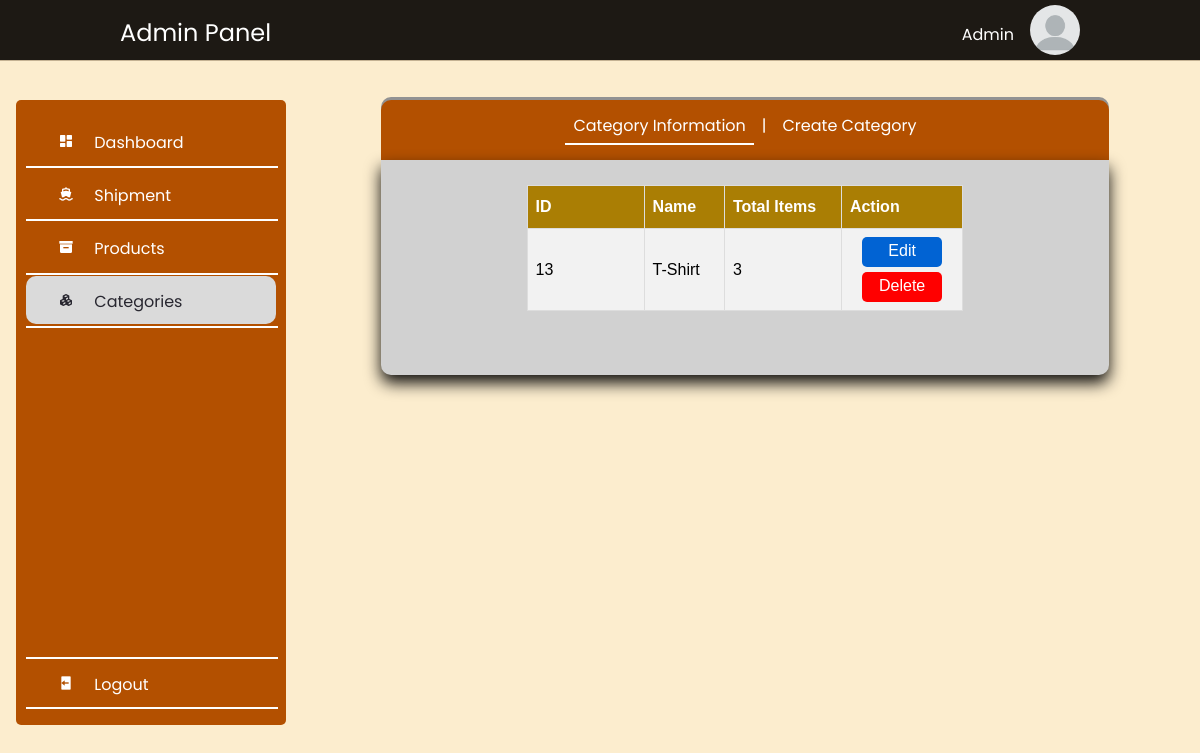
Screenshot of /category_information.php (signed in) with the database file from the repository.
### tables this page shows
CREATE TABLE `user` (
  `uid` int(255) NOT NULL,
  `email` varchar(255) NOT NULL,
  `username` varchar(255) NOT NULL,
  `password` varchar(255) NOT NULL,
  `permission` varchar(255) NOT NULL DEFAULT '1',
  `profile_pic` varchar(255) NOT NULL DEFAULT 'user.jpg',
  `join_date` date DEFAULT current_timestamp()
);

CREATE TABLE `categories` (
  `categories_id` int(11) NOT NULL,
  `name` varchar(255) NOT NULL
);

### category_information.php (the view, shortened to what this page needs)
<?php
    include('server.php');
    $username = $permission = $staffID = $profilePicture = "";
    if($_SESSION["login"] !== true){
        header("location: login.php");
        exit;
    }else{
        $uid = $_SESSION["uid"];
        $sql_userInformation = "SELECT * FROM user WHERE uid='$uid'";
        $res_userInformation = mysqli_query($conn, $sql_userInformation);
        $row_userInformation = mysqli_fetch_array($res_userInformation);
        $username = $row_userInformation['username'];
    }
?>
<!DOCTYPE html>
<html lang="en">
<head>
    <link rel="stylesheet" href="css/dashboard.css">
    <link href='https://unpkg.com/boxicons@2.0.7/css/boxicons.min.css' rel='stylesheet'>
</head>
<body class="body">
    <header>
        <div class="container-wrapper">
            <div id="container-wrapper-item1">
                <span id="admin-panel">Admin Panel</span>
            </div>
            <div id="container-wrapper-item2">
                <span id="wrapper-username"><?php echo $username; ?></span>
                <img id="wrapper-staff-pic" src="resource/staff_pic/<?php echo $row_userInformation['profile_pic']; ?>"></img>
            </div>
        </div>
    </header>
    <div style="height: 60px; width: 100%;"></div>
    <section id="main-container">
        <div class="nav-menu">
            <a style="text-decoration: none;" href="dashboard.php">
                <div class="nav-menu-items">
                    <i class='bx bxs-dashboard icon'></i>
                    <span>Dashboard</span>
                </div>
            </a>
            <hr>
            <a href="shipment_information.php" style="text-decoration: none;">
                <div class="nav-menu-items">
                    <i class='bx bxs-ship icon'></i>
                    <span>Shipment</span>
                </div>
            </a>
            <hr>
            <a href="product_information.php" style="text-decoration: none;">
                <div class="nav-menu-items">
                    <i class='bx bxs-box icon'></i>
                    <span>Products</span>
                </div>
            </a>
            <hr>
            <a href="category_information.php" style="text-decoration: none;">
                <div style="background-color: rgb(218, 218, 218); border-radius: 10px; color: #282730;" class="nav-menu-items">
                    <i class='bx bxs-component icon'></i>
                    <span>Categories</span>
                </div>
            </a>
            <hr>
            <a href="logout.php">
                <div id="logout-menu" class="nav-menu-items">
                    <hr>
                    <i class='bx bxs-log-out icon'></i>
                    <span>Logout</span>
                    <hr>
                </div>
            </a>
        </div>
        <div class="nav-bar-breaker">
        </div>
        <div class="main-container">
            <div class="container-nav-bar">
                <div style="border-bottom: 2px solid white;" class="container-nav-bar-items">
                    <span>Category Information</span>
                </div>
                <div class="container-nav-bar-items">
                    <span>|</span>
                </div>
                <a style="text-decoration: none;" href="category_create.php">
                    <div class="container-nav-bar-items">
                        <span>Create Category</span>
                    </div>
                </a>
            </div>
            <div class="container-items">
                <div style="width: 60%; margin: auto;">
                    <br>
                    <table id="styling-table1">
                        <tr>
                            <th style="width: 100px;">ID</th>
                            <th>Name</th>
                            <th style="width: 100px;">Total Items</th>
                            <th>Action</th>
                        </tr>
                            <?php
                                $rec_limit = 6;
                                if(!empty($_REQUEST["page"])){
                                $page = $_REQUEST['page'];
                                $offset = ($page - 1) * $rec_limit;
                                }else{
                                    $offset = 0;
                                }
                                $sql2 = "Select * from categories limit $offset, $rec_limit";
                                $result = mysqli_query($conn,$sql2);
                                if(mysqli_num_rows($result) > 0){
                                    while($row = mysqli_fetch_assoc($result)){
                                        $num_of_items = 0;
                                        $categoryID = $row['categories_id'];
                                        $sql_countItems = "SELECT * FROM product WHERE categories_id='$categoryID'";
                                        $res_countItems = mysqli_query($conn, $sql_countItems);
                                        if(mysqli_num_rows($res_countItems) > 0){
                                            while($totalNumOfItem = mysqli_fetch_array($res_countItems)){
                                                $num_of_items =  $num_of_items + 1;
                                            }
                                        }
                                        echo "<tr>";
                                            echo "<td>".$row['categories_id']."</td>";
                                            echo "<td>".$row['name']."</td>";
                                            echo "<td>".$num_of_items."</td>";
                                            echo "<td><a style='text-decoration: none;' href='edit_category.php?categoryID=".$row['categories_id']."'><div class='action-btn'><span>Edit</span></div></a>
                                            <a style='text-decoration: none;' href='delete_category.php?categoryID=".$row['categories_id']."'><div style='background-color: red; margin-top: 5px;' class='action-btn'><span>Delete</span></div></a></td>";
                                        echo "</tr>";
                                    }
                                }else{
                                    echo "<tr>";
                                        echo "<td style='text-align: center;' colspan='3'>Empty!</td>";
                                    echo "</tr>";
                                }
                                echo "</table>";
                            ?>
                </div>
            </div>
        </div>
    </section>
</body>
</html>

### css/dashboard.css (style rules this page uses)
body { margin: 0px; padding: 0px; font-family: "Poppins" , sans-serif; background-color: rgb(252, 237, 206); padding-bottom: 5rem; }
header { position: fixed; background-color: rgb(29, 25, 20); width: 100%; height: 60px; border-bottom: 1px solid rgb(196, 178, 147); color: rgb(255, 255, 255); z-index: 10; }
.container-wrapper { display : flex; width: 80%; height: 100%; margin: auto; }
.container-wrapper div { width: 100%; }
#container-wrapper-item1 { margin-top: 15px; display: flex; justify-content: left; }
#container-wrapper-item2 { margin-top: 15px; display: flex; justify-content: right; }
#admin-panel { font-size: 1.5rem; }
section { display: flex; }
#wrapper-staff-pic { border-radius: 50%; width: 50px; height: 50px; margin-top: -10px; display: inline; }
#wrapper-username { margin-right: 1rem; margin-top: 7px; }
#main-container { height: 100%; min-width: 900px; }
.nav-menu { position: absolute; background-color: #b35000; padding: 10px; padding-top: 15px; width: 250px; height: 75%; margin-top: 2.5rem; margin-left: 1rem; border-radius: 5px; z-index: 5; }
.nav-menu div { color: white; margin-top: 0.1rem; margin-bottom: 0.1rem; }
#logout-menu { position: absolute; width: 250px; bottom: 0; margin-bottom: 1rem; }
.nav-menu-items i { margin-right: 1rem; margin-left: 2rem; margin-top: 1rem; margin-bottom: 1rem; }
.nav-menu hr { width: 100%; margin-top: 0px; margin-bottom: 0px; color: black; background-color: white; border: 1px solid white; }
.main-container { margin: auto; width: 100%; }
.nav-bar-breaker { width: 290px; min-width: 290px; }
.container-items { margin: auto; width: 80%; background-color: rgb(209, 209, 209); padding-bottom: 2rem; box-shadow: 0px 8px 16px 0px rgba(0, 0, 0, 0.945); border-radius: 0px 0px 10px 10px; }
.container-nav-bar { margin: auto; background-color: #b35000; width: 80%; height: 60px; margin-top: 40px; display: flex; border-radius: 10px 10px 0px 0px; box-shadow: rgb(146, 146, 146) 0px -3px; justify-content: center; }
.container-nav-bar-items span { color: white; margin-left: 0.5rem; margin-right: 0.5rem; }
.container-nav-bar-items { height: 30px; margin-top: 13px; }
#styling-table1 { font-family: Arial, Helvetica, sans-serif; border-collapse: collapse; width: 100%; }
#styling-table1 td, #styling-table1 th { border: 1px solid #ddd; padding: 8px; }
#styling-table1 tr:nth-child(even) { background-color: #f2f2f2; }
#styling-table1 th { padding-top: 12px; padding-bottom: 12px; text-align: left; background-color: #aa7e04; color: white; }
.action-btn { width: 80px; height: 30px; margin: auto; text-align: center; color: white; background-color: #0163d3; border-radius: 5px; }
.action-btn span { position: relative; top: 5px; }

### rows the page displays
user: username "Admin", profile_pic (placeholder picture)
categories: categories_id "13", name "T-Shirt", num_of_items "3"
